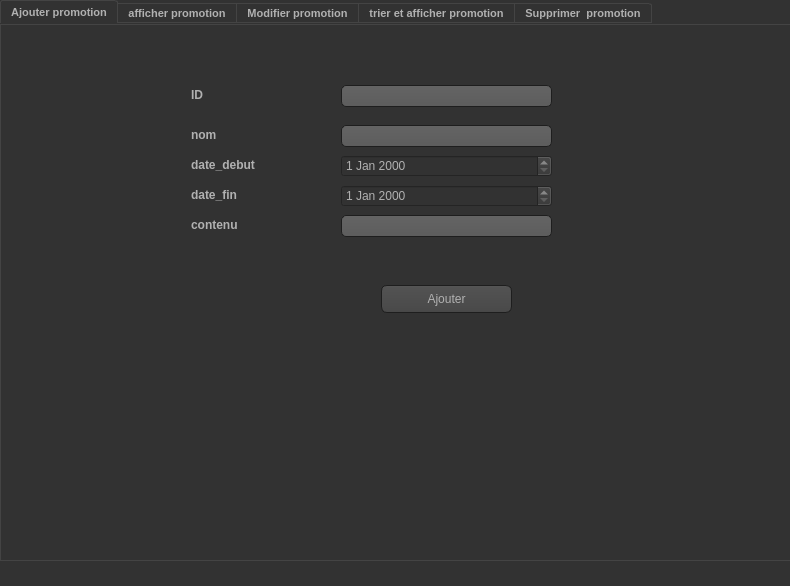
<?xml version="1.0" encoding="UTF-8"?>
<ui version="4.0">
 <class>MainWindow</class>
 <widget class="QMainWindow" name="MainWindow">
  <property name="geometry">
   <rect>
    <x>0</x>
    <y>0</y>
    <width>790</width>
    <height>586</height>
   </rect>
  </property>
  <property name="windowTitle">
   <string>MainWindow</string>
  </property>
  <property name="styleSheet">
   <string notr="true">QToolTip
{
     border: 1px solid black;
     background-color: #ffa02f;
     padding: 1px;
     border-radius: 3px;
     opacity: 100;
}

QWidget
{
    color: #b1b1b1;
    background-color: #323232;
}

QWidget:item:hover
{
    background-color: QLinearGradient( x1: 0, y1: 0, x2: 0, y2: 1, stop: 0 #ffa02f, stop: 1 #ca0619);
    color: #000000;
}

QWidget:item:selected
{
    background-color: QLinearGradient( x1: 0, y1: 0, x2: 0, y2: 1, stop: 0 #ffa02f, stop: 1 #d7801a);
}

QMenuBar::item
{
    background: transparent;
}

QMenuBar::item:selected
{
    background: transparent;
    border: 1px solid #ffaa00;
}

QMenuBar::item:pressed
{
    background: #444;
    border: 1px solid #000;
    background-color: QLinearGradient(
        x1:0, y1:0,
        x2:0, y2:1,
        stop:1 #212121,
        stop:0.4 #343434/*,
        stop:0.2 #343434,
        stop:0.1 #ffaa00*/
    );
    margin-bottom:-1px;
    padding-bottom:1px;
}

QMenu
{
    border: 1px solid #000;
}

QMenu::item
{
    padding: 2px 20px 2px 20px;
}

QMenu::item:selected
{
    color: #000000;
}

QWidget:disabled
{
    color: #404040;
    background-color: #323232;
}

QAbstractItemView
{
    background-color: QLinearGradient( x1: 0, y1: 0, x2: 0, y2: 1, stop: 0 #4d4d4d, stop: 0.1 #646464, stop: 1 #5d5d5d);
}

QWidget:focus
{
    /*border: 2px solid QLinearGradient( x1: 0, y1: 0, x2: 0, y2: 1, stop: 0 #ffa02f, stop: 1 #d7801a);*/
}

QLineEdit
{
    background-color: QLinearGradient( x1: 0, y1: 0, x2: 0, y2: 1, stop: 0 #4d4d4d, stop: 0 #646464, stop: 1 #5d5d5d);
    padding: 1px;
    border-style: solid;
    border: 1px solid #1e1e1e;
    border-radius: 5;
}

QPushButton
{
    color: #b1b1b1;
    background-color: QLinearGradient( x1: 0, y1: 0, x2: 0, y2: 1, stop: 0 #565656, stop: 0.1 #525252, stop: 0.5 #4e4e4e, stop: 0.9 #4a4a4a, stop: 1 #464646);
    border-width: 1px;
    border-color: #1e1e1e;
    border-style: solid;
    border-radius: 6;
    padding: 3px;
    font-size: 12px;
    padding-left: 5px;
    padding-right: 5px;
}

QPushButton:pressed
{
    background-color: QLinearGradient( x1: 0, y1: 0, x2: 0, y2: 1, stop: 0 #2d2d2d, stop: 0.1 #2b2b2b, stop: 0.5 #292929, stop: 0.9 #282828, stop: 1 #252525);
}

QComboBox
{
    selection-background-color: #ffaa00;
    background-color: QLinearGradient( x1: 0, y1: 0, x2: 0, y2: 1, stop: 0 #565656, stop: 0.1 #525252, stop: 0.5 #4e4e4e, stop: 0.9 #4a4a4a, stop: 1 #464646);
    border-style: solid;
    border: 1px solid #1e1e1e;
    border-radius: 5;
}

QComboBox:hover,QPushButton:hover
{
    border: 2px solid QLinearGradient( x1: 0, y1: 0, x2: 0, y2: 1, stop: 0 #ffa02f, stop: 1 #d7801a);
}


QComboBox:on
{
    padding-top: 3px;
    padding-left: 4px;
    background-color: QLinearGradient( x1: 0, y1: 0, x2: 0, y2: 1, stop: 0 #2d2d2d, stop: 0.1 #2b2b2b, stop: 0.5 #292929, stop: 0.9 #282828, stop: 1 #252525);
    selection-background-color: #ffaa00;
}

QComboBox QAbstractItemView
{
    border: 2px solid darkgray;
    selection-background-color: QLinearGradient( x1: 0, y1: 0, x2: 0, y2: 1, stop: 0 #ffa02f, stop: 1 #d7801a);
}

QComboBox::drop-down
{
     subcontrol-origin: padding;
     subcontrol-position: top right;
     width: 15px;

     border-left-width: 0px;
     border-left-color: darkgray;
     border-left-style: solid; /* just a single line */
     border-top-right-radius: 3px; /* same radius as the QComboBox */
     border-bottom-right-radius: 3px;
 }

QComboBox::down-arrow
{
     image: url(:/down_arrow.png);
}

QGroupBox:focus
{
border: 2px solid QLinearGradient( x1: 0, y1: 0, x2: 0, y2: 1, stop: 0 #ffa02f, stop: 1 #d7801a);
}

QTextEdit:focus
{
    border: 2px solid QLinearGradient( x1: 0, y1: 0, x2: 0, y2: 1, stop: 0 #ffa02f, stop: 1 #d7801a);
}

QScrollBar:horizontal {
     border: 1px solid #222222;
     background: QLinearGradient( x1: 0, y1: 0, x2: 0, y2: 1, stop: 0.0 #121212, stop: 0.2 #282828, stop: 1 #484848);
     height: 7px;
     margin: 0px 16px 0 16px;
}

QScrollBar::handle:horizontal
{
      background: QLinearGradient( x1: 0, y1: 0, x2: 1, y2: 0, stop: 0 #ffa02f, stop: 0.5 #d7801a, stop: 1 #ffa02f);
      min-height: 20px;
      border-radius: 2px;
}

QScrollBar::add-line:horizontal {
      border: 1px solid #1b1b19;
      border-radius: 2px;
      background: QLinearGradient( x1: 0, y1: 0, x2: 1, y2: 0, stop: 0 #ffa02f, stop: 1 #d7801a);
      width: 14px;
      subcontrol-position: right;
      subcontrol-origin: margin;
}

QScrollBar::sub-line:horizontal {
      border: 1px solid #1b1b19;
      border-radius: 2px;
      background: QLinearGradient( x1: 0, y1: 0, x2: 1, y2: 0, stop: 0 #ffa02f, stop: 1 #d7801a);
      width: 14px;
     subcontrol-position: left;
     subcontrol-origin: margin;
}

QScrollBar::right-arrow:horizontal, QScrollBar::left-arrow:horizontal
{
      border: 1px solid black;
      width: 1px;
      height: 1px;
      background: white;
}

QScrollBar::add-page:horizontal, QScrollBar::sub-page:horizontal
{
      background: none;
}

QScrollBar:vertical
{
      background: QLinearGradient( x1: 0, y1: 0, x2: 1, y2: 0, stop: 0.0 #121212, stop: 0.2 #282828, stop: 1 #484848);
      width: 7px;
      margin: 16px 0 16px 0;
      border: 1px solid #222222;
}

QScrollBar::handle:vertical
{
      background: QLinearGradient( x1: 0, y1: 0, x2: 0, y2: 1, stop: 0 #ffa02f, stop: 0.5 #d7801a, stop: 1 #ffa02f);
      min-height: 20px;
      border-radius: 2px;
}

QScrollBar::add-line:vertical
{
      border: 1px solid #1b1b19;
      border-radius: 2px;
      background: QLinearGradient( x1: 0, y1: 0, x2: 0, y2: 1, stop: 0 #ffa02f, stop: 1 #d7801a);
      height: 14px;
      subcontrol-position: bottom;
      subcontrol-origin: margin;
}

QScrollBar::sub-line:vertical
{
      border: 1px solid #1b1b19;
      border-radius: 2px;
      background: QLinearGradient( x1: 0, y1: 0, x2: 0, y2: 1, stop: 0 #d7801a, stop: 1 #ffa02f);
      height: 14px;
      subcontrol-position: top;
      subcontrol-origin: margin;
}

QScrollBar::up-arrow:vertical, QScrollBar::down-arrow:vertical
{
      border: 1px solid black;
      width: 1px;
      height: 1px;
      background: white;
}


QScrollBar::add-page:vertical, QScrollBar::sub-page:vertical
{
      background: none;
}

QTextEdit
{
    background-color: #242424;
}

QPlainTextEdit
{
    background-color: #242424;
}

QHeaderView::section
{
    background-color: QLinearGradient(x1:0, y1:0, x2:0, y2:1, stop:0 #616161, stop: 0.5 #505050, stop: 0.6 #434343, stop:1 #656565);
    color: white;
    padding-left: 4px;
    border: 1px solid #6c6c6c;
}

QCheckBox:disabled
{
color: #414141;
}

QDockWidget::title
{
    text-align: center;
    spacing: 3px; /* spacing between items in the tool bar */
    background-color: QLinearGradient(x1:0, y1:0, x2:0, y2:1, stop:0 #323232, stop: 0.5 #242424, stop:1 #323232);
}

QDockWidget::close-button, QDockWidget::float-button
{
    text-align: center;
    spacing: 1px; /* spacing between items in the tool bar */
    background-color: QLinearGradient(x1:0, y1:0, x2:0, y2:1, stop:0 #323232, stop: 0.5 #242424, stop:1 #323232);
}

QDockWidget::close-button:hover, QDockWidget::float-button:hover
{
    background: #242424;
}

QDockWidget::close-button:pressed, QDockWidget::float-button:pressed
{
    padding: 1px -1px -1px 1px;
}

QMainWindow::separator
{
    background-color: QLinearGradient(x1:0, y1:0, x2:0, y2:1, stop:0 #161616, stop: 0.5 #151515, stop: 0.6 #212121, stop:1 #343434);
    color: white;
    padding-left: 4px;
    border: 1px solid #4c4c4c;
    spacing: 3px; /* spacing between items in the tool bar */
}

QMainWindow::separator:hover
{

    background-color: QLinearGradient(x1:0, y1:0, x2:0, y2:1, stop:0 #d7801a, stop:0.5 #b56c17 stop:1 #ffa02f);
    color: white;
    padding-left: 4px;
    border: 1px solid #6c6c6c;
    spacing: 3px; /* spacing between items in the tool bar */
}

QToolBar::handle
{
     spacing: 3px; /* spacing between items in the tool bar */
     background: url(:/images/handle.png);
}

QMenu::separator
{
    height: 2px;
    background-color: QLinearGradient(x1:0, y1:0, x2:0, y2:1, stop:0 #161616, stop: 0.5 #151515, stop: 0.6 #212121, stop:1 #343434);
    color: white;
    padding-left: 4px;
    margin-left: 10px;
    margin-right: 5px;
}

QProgressBar
{
    border: 2px solid grey;
    border-radius: 5px;
    text-align: center;
}

QProgressBar::chunk
{
    background-color: #d7801a;
    width: 2.15px;
    margin: 0.5px;
}

QTabBar::tab {
    color: #b1b1b1;
    border: 1px solid #444;
    border-bottom-style: none;
    background-color: #323232;
    padding-left: 10px;
    padding-right: 10px;
    padding-top: 3px;
    padding-bottom: 2px;
    margin-right: -1px;
}

QTabWidget::pane {
    border: 1px solid #444;
    top: 1px;
}

QTabBar::tab:last
{
    margin-right: 0; /* the last selected tab has nothing to overlap with on the right */
    border-top-right-radius: 3px;
}

QTabBar::tab:first:!selected
{
 margin-left: 0px; /* the last selected tab has nothing to overlap with on the right */


    border-top-left-radius: 3px;
}

QTabBar::tab:!selected
{
    color: #b1b1b1;
    border-bottom-style: solid;
    margin-top: 3px;
    background-color: QLinearGradient(x1:0, y1:0, x2:0, y2:1, stop:1 #212121, stop:.4 #343434);
}

QTabBar::tab:selected
{
    border-top-left-radius: 3px;
    border-top-right-radius: 3px;
    margin-bottom: 0px;
}

QTabBar::tab:!selected:hover
{
    /*border-top: 2px solid #ffaa00;
    padding-bottom: 3px;*/
    border-top-left-radius: 3px;
    border-top-right-radius: 3px;
    background-color: QLinearGradient(x1:0, y1:0, x2:0, y2:1, stop:1 #212121, stop:0.4 #343434, stop:0.2 #343434, stop:0.1 #ffaa00);
}

QRadioButton::indicator:checked, QRadioButton::indicator:unchecked{
    color: #b1b1b1;
    background-color: #323232;
    border: 1px solid #b1b1b1;
    border-radius: 6px;
}

QRadioButton::indicator:checked
{
    background-color: qradialgradient(
        cx: 0.5, cy: 0.5,
        fx: 0.5, fy: 0.5,
        radius: 1.0,
        stop: 0.25 #ffaa00,
        stop: 0.3 #323232
    );
}

QCheckBox::indicator{
    color: #b1b1b1;
    background-color: #323232;
    border: 1px solid #b1b1b1;
    width: 9px;
    height: 9px;
}

QRadioButton::indicator
{
    border-radius: 6px;
}

QRadioButton::indicator:hover, QCheckBox::indicator:hover
{
    border: 1px solid #ffaa00;
}

QCheckBox::indicator:checked
{
    image:url(:/images/checkbox.png);
}

QCheckBox::indicator:disabled, QRadioButton::indicator:disabled
{
    border: 1px solid #444;
}</string>
  </property>
  <widget class="QWidget" name="centralwidget">
   <widget class="QTabWidget" name="tabWidget">
    <property name="geometry">
     <rect>
      <x>0</x>
      <y>0</y>
      <width>791</width>
      <height>561</height>
     </rect>
    </property>
    <property name="font">
     <font>
      <pointsize>8</pointsize>
      <weight>75</weight>
      <bold>true</bold>
      <underline>false</underline>
     </font>
    </property>
    <property name="currentIndex">
     <number>0</number>
    </property>
    <widget class="QWidget" name="tab_8">
     <attribute name="title">
      <string>Ajouter promotion</string>
     </attribute>
     <widget class="QLabel" name="reference">
      <property name="geometry">
       <rect>
        <x>190</x>
        <y>130</y>
        <width>111</width>
        <height>20</height>
       </rect>
      </property>
      <property name="font">
       <font>
        <pointsize>9</pointsize>
        <weight>75</weight>
        <bold>true</bold>
        <underline>false</underline>
       </font>
      </property>
      <property name="text">
       <string>date_debut</string>
      </property>
     </widget>
     <widget class="QLabel" name="quantite">
      <property name="geometry">
       <rect>
        <x>190</x>
        <y>160</y>
        <width>81</width>
        <height>20</height>
       </rect>
      </property>
      <property name="font">
       <font>
        <pointsize>9</pointsize>
        <weight>75</weight>
        <bold>true</bold>
        <underline>false</underline>
       </font>
      </property>
      <property name="text">
       <string>date_fin</string>
      </property>
     </widget>
     <widget class="QLineEdit" name="contenu">
      <property name="geometry">
       <rect>
        <x>340</x>
        <y>190</y>
        <width>211</width>
        <height>22</height>
       </rect>
      </property>
     </widget>
     <widget class="QLabel" name="prix">
      <property name="geometry">
       <rect>
        <x>190</x>
        <y>190</y>
        <width>141</width>
        <height>20</height>
       </rect>
      </property>
      <property name="font">
       <font>
        <pointsize>9</pointsize>
        <weight>75</weight>
        <bold>true</bold>
        <underline>false</underline>
       </font>
      </property>
      <property name="text">
       <string>contenu</string>
      </property>
     </widget>
     <widget class="QPushButton" name="ajouter">
      <property name="geometry">
       <rect>
        <x>380</x>
        <y>260</y>
        <width>131</width>
        <height>28</height>
       </rect>
      </property>
      <property name="text">
       <string>Ajouter</string>
      </property>
     </widget>
     <widget class="QLineEdit" name="nom">
      <property name="geometry">
       <rect>
        <x>340</x>
        <y>100</y>
        <width>211</width>
        <height>22</height>
       </rect>
      </property>
     </widget>
     <widget class="QLabel" name="reference_4">
      <property name="geometry">
       <rect>
        <x>190</x>
        <y>100</y>
        <width>111</width>
        <height>20</height>
       </rect>
      </property>
      <property name="font">
       <font>
        <pointsize>9</pointsize>
        <weight>75</weight>
        <bold>true</bold>
        <underline>false</underline>
       </font>
      </property>
      <property name="text">
       <string>nom</string>
      </property>
     </widget>
     <widget class="QLineEdit" name="ID">
      <property name="geometry">
       <rect>
        <x>340</x>
        <y>60</y>
        <width>211</width>
        <height>22</height>
       </rect>
      </property>
     </widget>
     <widget class="QLabel" name="reference_6">
      <property name="geometry">
       <rect>
        <x>190</x>
        <y>60</y>
        <width>111</width>
        <height>20</height>
       </rect>
      </property>
      <property name="font">
       <font>
        <pointsize>9</pointsize>
        <weight>75</weight>
        <bold>true</bold>
        <underline>false</underline>
       </font>
      </property>
      <property name="text">
       <string>ID</string>
      </property>
     </widget>
     <widget class="QDateEdit" name="dateEdit">
      <property name="geometry">
       <rect>
        <x>340</x>
        <y>130</y>
        <width>211</width>
        <height>22</height>
       </rect>
      </property>
     </widget>
     <widget class="QDateEdit" name="dateEdit_2">
      <property name="geometry">
       <rect>
        <x>340</x>
        <y>160</y>
        <width>211</width>
        <height>22</height>
       </rect>
      </property>
     </widget>
     <widget class="QLabel" name="label">
      <property name="geometry">
       <rect>
        <x>240</x>
        <y>310</y>
        <width>381</width>
        <height>131</height>
       </rect>
      </property>
      <property name="text">
       <string/>
      </property>
      <property name="pixmap">
       <pixmap>img/promovideo_explicative_animee.png</pixmap>
      </property>
     </widget>
    </widget>
    <widget class="QWidget" name="tab_12">
     <attribute name="title">
      <string>afficher promotion</string>
     </attribute>
     <widget class="QTableView" name="tabemployer_2">
      <property name="geometry">
       <rect>
        <x>140</x>
        <y>120</y>
        <width>441</width>
        <height>211</height>
       </rect>
      </property>
     </widget>
     <widget class="QPushButton" name="pushButton">
      <property name="geometry">
       <rect>
        <x>260</x>
        <y>90</y>
        <width>191</width>
        <height>28</height>
       </rect>
      </property>
      <property name="text">
       <string>afficher</string>
      </property>
     </widget>
    </widget>
    <widget class="QWidget" name="tab_9">
     <attribute name="title">
      <string>Modifier promotion</string>
     </attribute>
     <widget class="QPushButton" name="modifier_2">
      <property name="geometry">
       <rect>
        <x>250</x>
        <y>390</y>
        <width>201</width>
        <height>28</height>
       </rect>
      </property>
      <property name="font">
       <font>
        <pointsize>-1</pointsize>
       </font>
      </property>
      <property name="text">
       <string>Modifier Promotion</string>
      </property>
     </widget>
     <widget class="QLabel" name="type_7">
      <property name="geometry">
       <rect>
        <x>160</x>
        <y>260</y>
        <width>61</width>
        <height>20</height>
       </rect>
      </property>
      <property name="font">
       <font>
        <pointsize>9</pointsize>
        <weight>75</weight>
        <bold>true</bold>
        <underline>false</underline>
       </font>
      </property>
      <property name="text">
       <string>date_fin</string>
      </property>
     </widget>
     <widget class="QLineEdit" name="nom1">
      <property name="geometry">
       <rect>
        <x>310</x>
        <y>200</y>
        <width>211</width>
        <height>22</height>
       </rect>
      </property>
     </widget>
     <widget class="QLabel" name="reference_8">
      <property name="geometry">
       <rect>
        <x>160</x>
        <y>170</y>
        <width>111</width>
        <height>20</height>
       </rect>
      </property>
      <property name="font">
       <font>
        <pointsize>9</pointsize>
        <weight>75</weight>
        <bold>true</bold>
        <underline>false</underline>
       </font>
      </property>
      <property name="text">
       <string>ID</string>
      </property>
     </widget>
     <widget class="QLabel" name="quantite_8">
      <property name="geometry">
       <rect>
        <x>160</x>
        <y>200</y>
        <width>81</width>
        <height>20</height>
       </rect>
      </property>
      <property name="font">
       <font>
        <pointsize>9</pointsize>
        <weight>75</weight>
        <bold>true</bold>
        <underline>false</underline>
       </font>
      </property>
      <property name="text">
       <string>nom :</string>
      </property>
     </widget>
     <widget class="QComboBox" name="comboBox_3">
      <property name="geometry">
       <rect>
        <x>310</x>
        <y>170</y>
        <width>211</width>
        <height>22</height>
       </rect>
      </property>
     </widget>
     <widget class="QLabel" name="prix_7">
      <property name="geometry">
       <rect>
        <x>160</x>
        <y>230</y>
        <width>141</width>
        <height>20</height>
       </rect>
      </property>
      <property name="font">
       <font>
        <pointsize>9</pointsize>
        <weight>75</weight>
        <bold>true</bold>
        <underline>false</underline>
       </font>
      </property>
      <property name="text">
       <string>date_debut</string>
      </property>
     </widget>
     <widget class="QLineEdit" name="contenu1">
      <property name="geometry">
       <rect>
        <x>310</x>
        <y>300</y>
        <width>211</width>
        <height>22</height>
       </rect>
      </property>
     </widget>
     <widget class="QLabel" name="type_8">
      <property name="geometry">
       <rect>
        <x>160</x>
        <y>300</y>
        <width>61</width>
        <height>20</height>
       </rect>
      </property>
      <property name="font">
       <font>
        <pointsize>9</pointsize>
        <weight>75</weight>
        <bold>true</bold>
        <underline>false</underline>
       </font>
      </property>
      <property name="text">
       <string>contenu</string>
      </property>
     </widget>
     <widget class="QDateEdit" name="dateEdit_3">
      <property name="geometry">
       <rect>
        <x>310</x>
        <y>230</y>
        <width>211</width>
        <height>22</height>
       </rect>
      </property>
     </widget>
     <widget class="QDateEdit" name="dateEdit_4">
      <property name="geometry">
       <rect>
        <x>310</x>
        <y>260</y>
        <width>211</width>
        <height>22</height>
       </rect>
      </property>
     </widget>
    </widget>
    <widget class="QWidget" name="tab_10">
     <attribute name="title">
      <string>trier et afficher promotion</string>
     </attribute>
     <widget class="QTableView" name="tabemployer">
      <property name="geometry">
       <rect>
        <x>30</x>
        <y>70</y>
        <width>661</width>
        <height>381</height>
       </rect>
      </property>
     </widget>
     <widget class="QLabel" name="label_31">
      <property name="geometry">
       <rect>
        <x>70</x>
        <y>40</y>
        <width>101</width>
        <height>16</height>
       </rect>
      </property>
      <property name="font">
       <font>
        <pointsize>9</pointsize>
        <weight>75</weight>
        <bold>true</bold>
        <underline>false</underline>
       </font>
      </property>
      <property name="text">
       <string>ID</string>
      </property>
     </widget>
     <widget class="QLineEdit" name="lineEdit_19">
      <property name="geometry">
       <rect>
        <x>190</x>
        <y>40</y>
        <width>201</width>
        <height>22</height>
       </rect>
      </property>
     </widget>
     <widget class="QRadioButton" name="radioButton_3">
      <property name="geometry">
       <rect>
        <x>150</x>
        <y>450</y>
        <width>95</width>
        <height>20</height>
       </rect>
      </property>
      <property name="text">
       <string>croissant</string>
      </property>
     </widget>
     <widget class="QRadioButton" name="radioButton_4">
      <property name="geometry">
       <rect>
        <x>310</x>
        <y>450</y>
        <width>111</width>
        <height>20</height>
       </rect>
      </property>
      <property name="text">
       <string>decroissant</string>
      </property>
     </widget>
    </widget>
    <widget class="QWidget" name="tab_11">
     <attribute name="title">
      <string>Supprimer  promotion</string>
     </attribute>
     <widget class="QPushButton" name="supprimer">
      <property name="geometry">
       <rect>
        <x>360</x>
        <y>170</y>
        <width>201</width>
        <height>28</height>
       </rect>
      </property>
      <property name="font">
       <font>
        <pointsize>-1</pointsize>
       </font>
      </property>
      <property name="text">
       <string>Supprimer Promotion</string>
      </property>
     </widget>
     <widget class="QLineEdit" name="sup">
      <property name="enabled">
       <bool>false</bool>
      </property>
      <property name="geometry">
       <rect>
        <x>570</x>
        <y>140</y>
        <width>113</width>
        <height>22</height>
       </rect>
      </property>
     </widget>
     <widget class="QLabel" name="reference_sup_4">
      <property name="geometry">
       <rect>
        <x>240</x>
        <y>140</y>
        <width>101</width>
        <height>16</height>
       </rect>
      </property>
      <property name="font">
       <font>
        <pointsize>9</pointsize>
        <weight>75</weight>
        <bold>true</bold>
        <underline>false</underline>
       </font>
      </property>
      <property name="text">
       <string>ID</string>
      </property>
     </widget>
     <widget class="QComboBox" name="comboBox_5">
      <property name="geometry">
       <rect>
        <x>360</x>
        <y>140</y>
        <width>201</width>
        <height>22</height>
       </rect>
      </property>
     </widget>
    </widget>
   </widget>
  </widget>
  <widget class="QMenuBar" name="menubar">
   <property name="geometry">
    <rect>
     <x>0</x>
     <y>0</y>
     <width>790</width>
     <height>21</height>
    </rect>
   </property>
  </widget>
  <widget class="QStatusBar" name="statusbar"/>
 </widget>
 <resources/>
 <connections/>
</ui>
